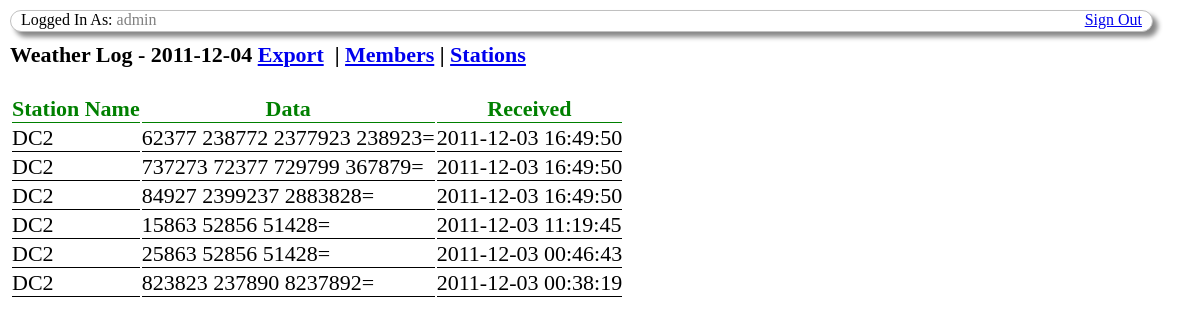
The page /portal.php (signed in) on the database its author committed.
### tables this page shows
CREATE TABLE `members` (
  `id` int(11) unsigned NOT NULL AUTO_INCREMENT,
  `username` varchar(100) NOT NULL DEFAULT '',
  `user_password` char(129) NOT NULL,
  `email` varchar(500) NOT NULL,
  `IP` varchar(40) NOT NULL DEFAULT '127.0.0.1',
  `created` timestamp NOT NULL DEFAULT '0000-00-00 00:00:00',
  `is_admin` tinyint(1) NOT NULL DEFAULT '0',
  PRIMARY KEY (`id`)
);

CREATE TABLE `weatherlog` (
  `id` int(11) NOT NULL AUTO_INCREMENT,
  `station_id` int(5) NOT NULL,
  `data` varchar(255) NOT NULL,
  `received` timestamp NOT NULL DEFAULT CURRENT_TIMESTAMP ON UPDATE CURRENT_TIMESTAMP,
  PRIMARY KEY (`id`)
);

CREATE TABLE `station` (
  `id` int(5) NOT NULL AUTO_INCREMENT,
  `name` varchar(255) NOT NULL,
  `number` int(7) NOT NULL,
  PRIMARY KEY (`id`)
);

### includes/functions.php (called while the page is built, shortened)
<?php
function is_signed_in(){
	if(isset($_SESSION['member_ID']))
		return true;
	else
		return false;
}
function user_info($field='') {
	$accepted = array('id', 'username', 'user_password', 'email');
	$result = mysql_query("SELECT ". $field ." FROM members WHERE id = ". $_SESSION['member_ID'] ." LIMIT 1;");
	if(1 != mysql_num_rows($result)) :
		mysql_free_result($result);
		return 0;
	else :
		$row = mysql_fetch_assoc($result);
		return $row[$field];
	endif;
}
?>

### portal.php (the view, shortened to what this page needs)
<?php
require_once('includes/functions.php');
?>
<?php require_once 'header.php';?>
<div>
    <h1>Weather Log - <?php echo date('Y-m-d'); ?> <a target="_blank" href="<?php echo $_SERVER['PHP_SELF']; ?>?export">Export</a>
        <?php if(isset($_SESSION['is_admin']) && ($_SESSION['is_admin'] == 1)){
            echo "&nbsp;|&nbsp;<a href='members.php'>Members</a>&nbsp;|&nbsp;<a href='stations.php'>Stations</a>";
        } ?>
    </h1>
    <br/>
    <?php
        $query = mysql_query("select name, data, received from weatherlog, station where weatherlog.station_id = station.id order by received desc");
        echo "<table id='gridtable' class='gridtable'><tr><th>Station Name</th><th>Data</th><th>Received</th></tr>";
        while($row = mysql_fetch_assoc($query)) {
            echo "<tr><td>".$row['name']."</td>"."</td><td>".$row['data']."</td>"."</td><td>".$row['received']."</td></tr>";
        }
        echo "</table>";
    ?>
</div>
<?php require_once 'footer.php';?>

### header.php (shortened to what this page needs)
<!DOCTYPE html>
<html>
<head>
	<link rel='stylesheet' href='css/default.css'>
</head>
<body>
		<?php
		if(is_signed_in()) {
			echo '
			<nav id="header">
				<div class="nav-item-left">
					Logged In As: <span id="loggedin">'.user_info("username").'</span>
				</div>
				<div class="nav-item-right">
					<a href="login.php?logout">Sign Out</a>
				</div>
			</nav>
			';
		}
		?>

### footer.php
</body>
</html>

### css/default.css (style rules this page uses)
* { margin: 0; padding: 0; font-family: Georgia; font-size: 22px; }
body { padding: 10px; }
#header { height: 20px; width: 95%; -moz-border-radius: 20px; -webkit-border-radius: 20px; border-radius: 20px; padding-left: 10px; padding-right: 10px; margin-bottom: 10px; -moz-box-shadow: 5px 5px 5px #888; -webkit-box-shadow: 5px 5px 5px #888; box-shadow: 5px 5px 5px #888; border: 1px solid #c0c0c0; background-color: #FFF; }
.nav-item-left { float: left; font-size: 16px; }
.nav-item-right { float: right; font-size: 16px; }
.nav-item-right a { font-size: 16px; }
#loggedin { color: #808080; font-size: 16px; }
.gridtable { text-align: left; }
.gridtable th { color: green; text-align: center; border-bottom: 1px solid; }
.gridtable td { border-bottom: 1px solid; }

### rows shown on the page
members: username "admin"
weatherlog: station.name "DC2", data "62377 238772 2377923 238923=", received "2011-12-03 16:49:50"
weatherlog: station.name "DC2", data "737273 72377 729799 367879=", received "2011-12-03 16:49:50"
weatherlog: station.name "DC2", data "84927 2399237 2883828=", received "2011-12-03 16:49:50"
weatherlog: station.name "DC2", data "15863 52856 51428=", received "2011-12-03 11:19:45"
weatherlog: station.name "DC2", data "25863 52856 51428=", received "2011-12-03 00:46:43"
weatherlog: station.name "DC2", data "823823 237890 8237892=", received "2011-12-03 00:38:19"
